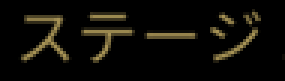
#> input picture assets/telop_steji.png, 95 x 27 px (shown 3 times larger); its folder holds 3 pictures in this run
$ python telop_detector.py
#> lines starting #> are read from the running program, lines starting #| are printed output that depends on the picture
"""ゲーム部（テロップ/ゲージ/ステージ）の全画面アンカー検出（M2.5 レイアウト堅牢化の中核）。

実機データで確定した設計：
  クリア/失敗テロップは先頭が必ず「ステージ」で**常時表示**・配置非依存・テンプレ照合 score≈1.0。これを
  ゲーム部全体のアンカーにする。ゲーム部内の相対位置は固定なので、アンカーからの固定オフセット(×scale)で
  ゲージROI・ステージ番号・秒数・種別判定の各領域が一意に決まる。パネルとゲーム部の相対位置(6配置×窓構成)
  に一切依存しない。

アンカー（「ステージ」）の全画面探索は重いのでセッション開始(プローブ)時に1回だけ行い位置を凍結する。
以後の毎tickは凍結アンカー周辺の小領域だけを読むので軽い。

テンプレ素材: assets/telop_steji.png / telop_clear.png / telop_fail.png（実機キャプチャから生成・同梱）。

公開 API:
  locate_steji_anchor(img) -> Optional[(x,y,w,h,score,scale)]   # 全画面・プローブ時
  steji_score_at(img, anchor) -> float                          # 凍結位置の再確認（layout変化検知）
  gauge_roi_from_anchor(anchor, scale, img_h) -> (x,y,w,h)   # 配置(上/下)でdyミラー
  read_telop_at(img, anchor, scale) -> TelopRead(kind, stage, seconds, raw)
"""
from __future__ import annotations

import threading
from dataclasses import dataclass
from typing import List, Optional, Tuple

import cv2
import numpy as np
from PIL import Image

from .runtime_env import BUNDLED_ASSET_DIR
from .stage_ocr_templates import read_stage_from_crop, read_digits_from_crop

# ---- テンプレ（グレースケール）読み込み ----
def _load_gray(name: str) -> Optional[np.ndarray]:
#> called with name = 'telop_steji.png'
    p = BUNDLED_ASSET_DIR / name
    if not p.exists():
        return None
    img = cv2.imread(str(p))
#> img is the input picture: shape (27, 95, 3); mean B, G, R 6.9, 11.9, 13.6
    return None if img is None else cv2.cvtColor(img, cv2.COLOR_BGR2GRAY)
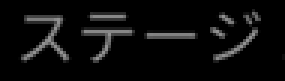
#> returned value: shape (27, 95) (shown 3 times larger); min 0, max 145, mean 11.9

_STEJI = _load_gray("telop_steji.png")    # 「ステージ」
_CLEAR = _load_gray("telop_clear.png")    # 「をクリアしました」
#> call 2 of _load_gray, with name = 'telop_clear.png'
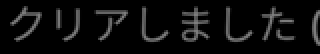
#> input picture assets/telop_clear.png, 160 x 27 px (shown 2 times larger)
#> in _load_gray, img is the input picture: shape (27, 160, 3); min 0, max 125, mean 13.1
_FAIL = _load_gray("telop_fail.png")      # 「失敗しました」
#> call 3 of _load_gray, with name = 'telop_fail.png'
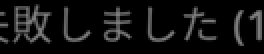
#> input picture assets/telop_fail.png, 132 x 27 px (shown 2 times larger)
#> in _load_gray, img is the input picture: shape (27, 132, 3); min 0, max 125, mean 17.1

# 多スケール探索の倍率。ゲーム倍率に追従する。
# テロップ素材(telop_*.png)は ゲーム倍率 TELOP_TEMPLATE_GAME_SCALE(=1.5x) で撮影。画面上のテロップは
# (現ゲーム倍率 / 1.5) 倍で写るので、対応倍率(1.0/1.25/1.5x; 2x/3xは現行版で廃止)の比を中心に多スケール照合する。
#   1.0x → 0.667 / 1.25x → 0.833 / 1.5x → 1.000
# 旧実装は固定 [0.7..1.3] で下限0.7のため 1x(0.667) を取りこぼし、テロップ未検出→ゲージROIが出ず
# クリア未記録・ステージ秒遅延になっていた。各倍率の前後にマージンを持たせる。
TELOP_TEMPLATE_GAME_SCALE = 1.5
_SUPPORTED_GAME_SCALES = [1.0, 1.25, 1.5]


def _telop_scale_candidates() -> List[float]:
    base = sorted({gs / TELOP_TEMPLATE_GAME_SCALE for gs in _SUPPORTED_GAME_SCALES})
    out: List[float] = []
    for v in base:
        out.extend([round(v * 0.95, 3), round(v, 3), round(v * 1.05, 3)])
    return sorted({x for x in out if 0.5 <= x <= 1.6})


_SCALES = _telop_scale_candidates()
# 「ステージ」検出の最低スコア。
STEJI_MIN_SCORE = 0.62
# 種別判定の最低スコア。
TYPE_MIN_SCORE = 0.70

# アンカー(「ステージ」左上)基準・scale=1.0 でのゲージROIオフセット。
# ゲーム部は配置で上下完全ミラー（上配置=帯がテロップの下 / 下配置=帯がテロップの上）。
# dx は上下で共通(+396)、dy のみ反転する。実測キャリブレーション:
#   上配置(telopが画面下半分): dy=+176（上play 424枚で purple継続→blue到達を確認）
#   下配置(telopが画面上半分): dy=-140（下layout 全枚数で purple一致＝上のリセット後purpleと同挙動）
# ※ dx=+184 には別要素(クリア/ポータル表示・常時blue)があり進行ゲージではない。混同しないこと。
GAUGE_DX, GAUGE_W, GAUGE_H = 396, 86, 16
GAUGE_DY_UP = 176
GAUGE_DY_DOWN = -140
# ステージ番号は「ステージ 」直後（右隣）。アンカー右端からの探索幅(文字高さ基準)。
STAGE_GAP_K = 0.15   # 「ステージ」と番号の隙間(高さ比)
STAGE_W_K = 5.2      # 番号領域の幅(高さ比, "X-YZ"を余裕で覆う)


@dataclass
class TelopRead:
    kind: Optional[str]      # "clear" / "fail" / None(種別不明)
    stage: Optional[str]     # "W-S"
    seconds: Optional[int]   # クリア秒数（clearのみ）
    raw: str = ""


# [16 lines left out: function _match_multi, not called in this run]


def _to_gray(img: Image.Image) -> np.ndarray:
    return cv2.cvtColor(np.array(img.convert("RGB")), cv2.COLOR_RGB2GRAY)


# [25 lines left out: functions locate_steji_anchor, steji_score_at, not called in this run]


# ----- アンカー・キャッシュ（2ワーカーで共有・毎tick全画面探索を避ける）-----
_cache_lock = threading.Lock()
_cached_anchor: Optional[Tuple[int, int, int, int, float]] = None  # (x,y,w,h,scale)


# [83 lines left out: functions get_telop_anchor, gauge_roi_from_anchor, _crop, read_telop_at, not called in this run]
